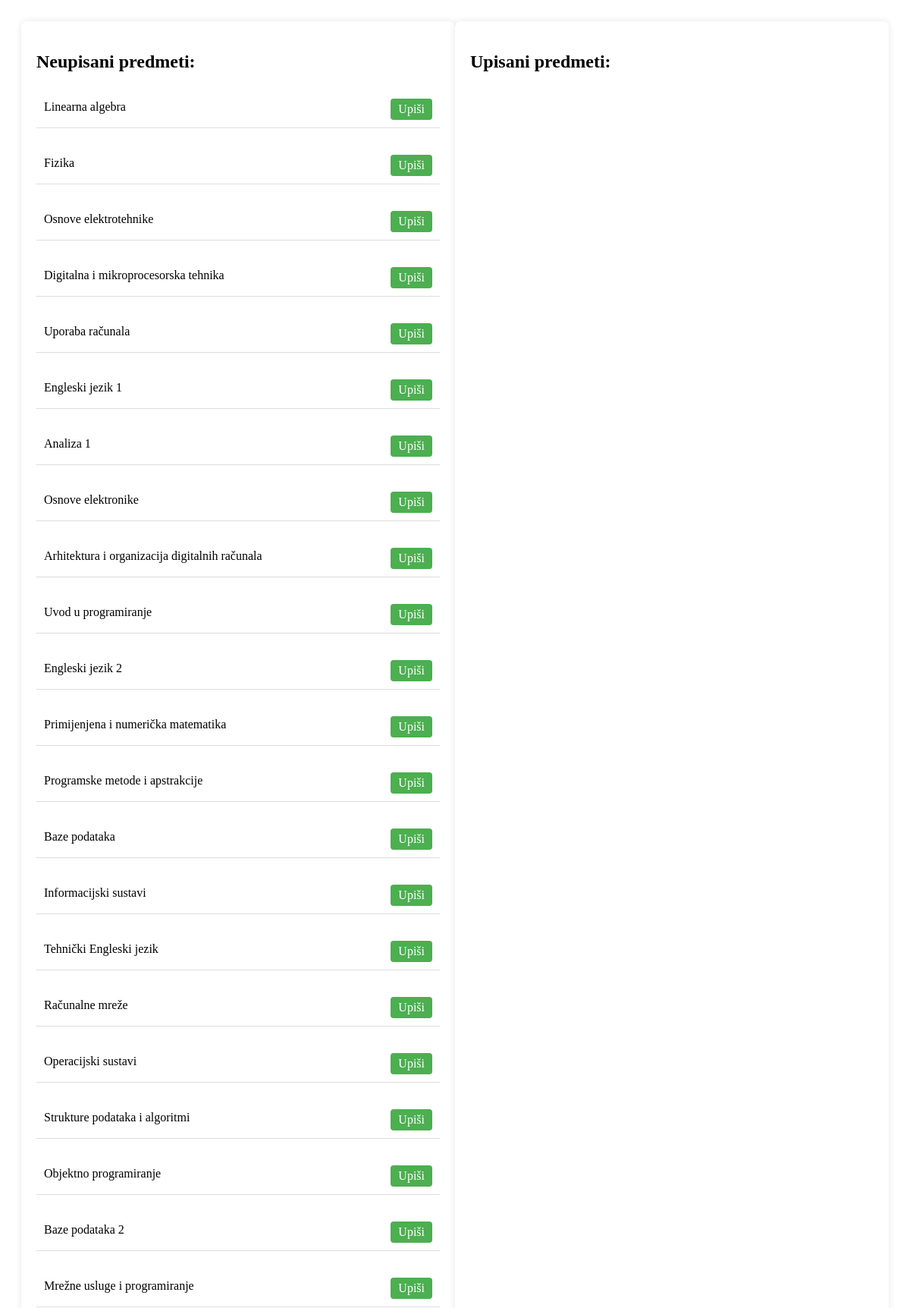
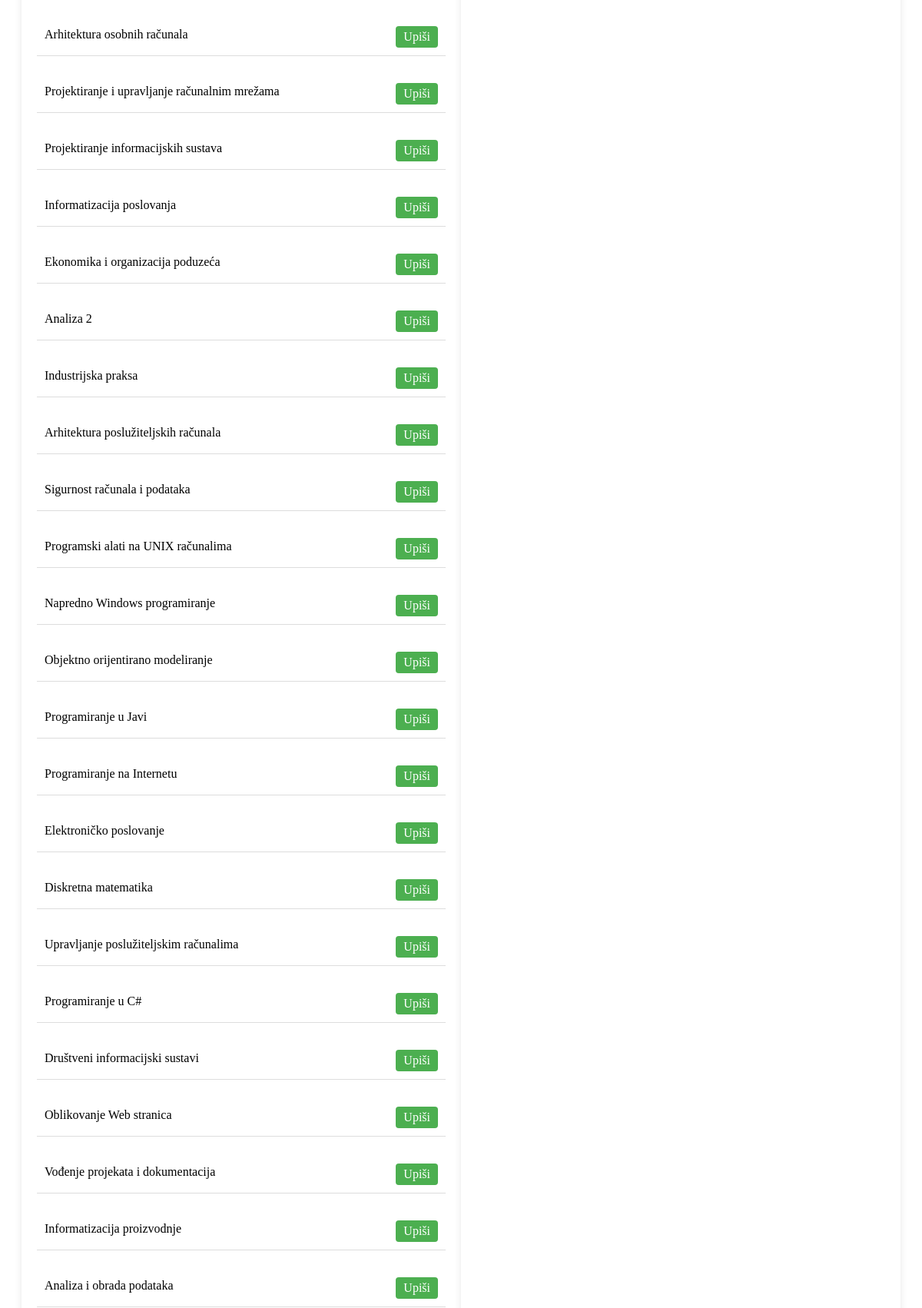
The page /upisni_list_stud/6 (signed in, upper part) on the database its author committed (2 pictures, top to bottom).
### aplikacija/models.py (models this page shows, shortened)
class Predmet(models.Model):
    IZBOR=(('da','da'),('ne','ne'))
    name=models.CharField(max_length=50)
    kod=models.CharField(max_length=50)
    program=models.CharField(max_length=50)
    ects=models.IntegerField()
    sem_red=models.IntegerField()
    sem_izv=models.IntegerField()
    izborni=models.CharField(max_length=50,choices=IZBOR)
    nositelj=models.ForeignKey(Korisnik,on_delete=models.CASCADE,null=True)

### aplikacija/decorators.py (the view)
    def wrap(*args, **kwargs):
        if args[0].user.role == Korisnik.STUDENT:
            return function(*args, **kwargs)
        else:
            return redirect('login')

### aplikacija/templates/upisni_list_stud.html (shortened to what this page needs)
{% extends 'base.html' %}
{% block content %}
<div class="container">
    <div class="neupisani-predmeti">
        <h2>Neupisani predmeti:</h2>
        {% for predmet in neupisani_predmeti %}
            <div class="predmet">
                <div class="predmet-info">
                    {{predmet.name}}
                </div>
                <div class="predmet-actions">
                    <a href="{% url 'upisiPredmet' user_id=user_id predmet_id=predmet.id %}" class="button">Upiši</a>
                </div>
            </div>
        {% endfor %}
    </div>
    <div class="upisani-predmeti">
        <h2>Upisani predmeti:</h2>
    </div>
</div>
{% endblock %}

### aplikacija/templates/base.html (shortened to what this page needs)
<!DOCTYPE html>
<html lang="en">
<head>
    <link rel="stylesheet" href="https://cdnjs.cloudflare.com/ajax/libs/font-awesome/5.15.3/css/all.min.css">
</head>
<body>
    {% block content %}
    {% endblock %}
</body>
</html>

### aplikacija/templates/upisni_list_stud.html (style rules this page uses)
.container { display: flex; justify-content: space-between; padding: 20px; }
.neupisani-predmeti, .upisani-predmeti { width: 48%; background: #fff; padding: 20px; border-radius: 8px; box-shadow: 0 0 10px rgba(0, 0, 0, 0.1); }
.predmet { display: flex; justify-content: space-between; align-items: center; margin-bottom: 20px; padding: 10px; border-bottom: 1px solid #ddd; }
.predmet-info { flex: 1; }
.predmet-actions { text-align: right; }
.predmet a.button { display: inline-block; background-color: #4CAF50; color: white; padding: 5px 10px; margin-top: 5px; border: none; border-radius: 4px; cursor: pointer; text-decoration: none; }

### rows shown on the page
Predmet: name "Linearna algebra"
Predmet: name "Fizika"
Predmet: name "Osnove elektrotehnike"
Predmet: name "Digitalna i mikroprocesorska tehnika"
Predmet: name "Uporaba računala"
Predmet: name "Engleski jezik 1"
Predmet: name "Analiza 1"
Predmet: name "Osnove elektronike"
Predmet: name "Arhitektura i organizacija digitalnih računala"
Predmet: name "Uvod u programiranje"
Predmet: name "Engleski jezik 2"
Predmet: name "Primijenjena i numerička matematika"
Predmet: name "Programske metode i apstrakcije"
Predmet: name "Baze podataka"
Predmet: name "Informacijski sustavi"
Predmet: name "Tehnički Engleski jezik"
Predmet: name "Računalne mreže"
Predmet: name "Operacijski sustavi"
Predmet: name "Strukture podataka i algoritmi"
Predmet: name "Objektno programiranje"
Predmet: name "Baze podataka 2"
Predmet: name "Mrežne usluge i programiranje"
Predmet: name "Arhitektura osobnih računala"
Predmet: name "Projektiranje i upravljanje računalnim mrežama"
Predmet: name "Projektiranje informacijskih sustava"
Predmet: name "Informatizacija poslovanja"
Predmet: name "Ekonomika i organizacija poduzeća"
Predmet: name "Analiza 2"
Predmet: name "Industrijska praksa"
Predmet: name "Arhitektura poslužiteljskih računala"
Predmet: name "Sigurnost računala i podataka"
Predmet: name "Programski alati na UNIX računalima"
Predmet: name "Napredno Windows programiranje"
Predmet: name "Objektno orijentirano modeliranje"
Predmet: name "Programiranje u Javi"
Predmet: name "Programiranje na Internetu"
Predmet: name "Elektroničko poslovanje"
Predmet: name "Diskretna matematika"
Predmet: name "Upravljanje poslužiteljskim računalima"
Predmet: name "Programiranje u C#"
Predmet: name "Društveni informacijski sustavi"
Predmet: name "Oblikovanje Web stranica"
Predmet: name "Vođenje projekata i dokumentacija"
Predmet: name "Informatizacija proizvodnje"
Predmet: name "Analiza i obrada podataka"
